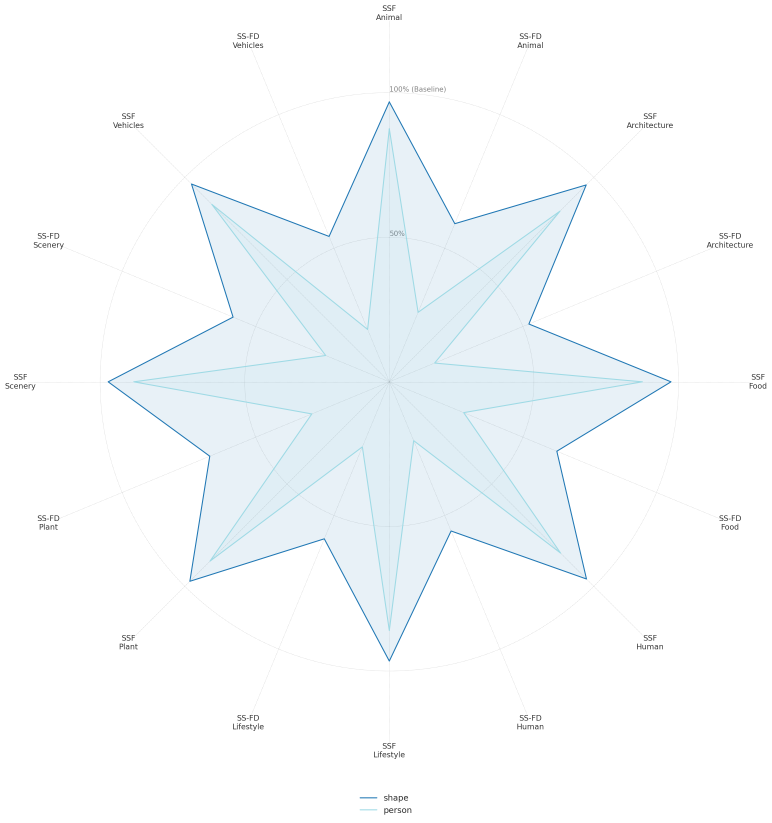
#> input picture metric/checkpoint_comparison_radar.png, 2316 x 2468 px (shown at 1/3 size)
$ python resize_image.py --input ../../metric/checkpoint_comparison_radar.png --output out.png --width 100 --height 100
#> lines starting #> are read from the running program, lines starting #| are printed output that depends on the picture
#!/usr/bin/env python3
"""
Resize an image to the given width and height.
"""

import cv2
import argparse
import os

def resize_image(input_path, output_path, width, height):
    # Load the image
#> called with output_path = 'out.png', width = 100, height = 100
    img = cv2.imread(input_path)
#> img is the input picture: shape (2468, 2316, 3); mean B, G, R 252, 250.4, 247.3
    if img is None:
        raise FileNotFoundError(f"Could not load image: {input_path}")

    # Resize
    resized = cv2.resize(img, (width, height), interpolation=cv2.INTER_AREA)
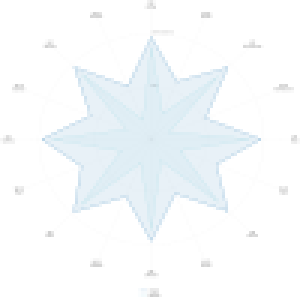
#> resized: shape (100, 100, 3) (shown 3 times larger); mean B, G, R 252, 250.4, 247.3

    # Ensure output directory exists
    os.makedirs(os.path.dirname(output_path), exist_ok=True)

    # Save result
    cv2.imwrite(output_path, resized)
    print(f"Saved resized image to: {output_path} ({width}x{height})")


if __name__ == "__main__":
    parser = argparse.ArgumentParser(description="Resize an image to new dimensions")
    parser.add_argument("--input", required=True, help="Path to input image")
    parser.add_argument("--output", required=True, help="Path to save resized image (with new name)")
    parser.add_argument("--width", type=int, required=True, help="New width in pixels")
    parser.add_argument("--height", type=int, required=True, help="New height in pixels")

    args = parser.parse_args()
    resize_image(args.input, args.output, args.width, args.height)
